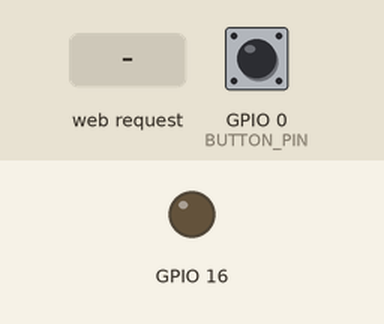
This program was run on a simulated ESP32-S3. Shown: output pins drawn as LEDs (lit = HIGH). The test bench sets the inputs (shaded band); at power-on: GPIO 0 (BUTTON_PIN) HIGH. What the program prints to the serial monitor is not drawn.

Above: at 1.2 s.
1.3 s: GPIO 0 (BUTTON_PIN) pulled LOW for 0.15 s
At 2.5 s:
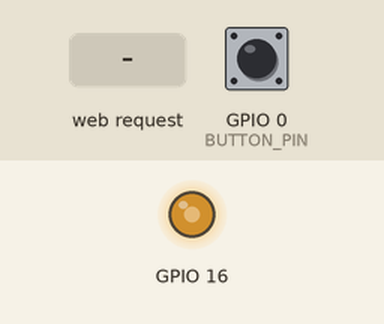
2.9 s: HTTP request GET /dimmer received
At 3.7 s:
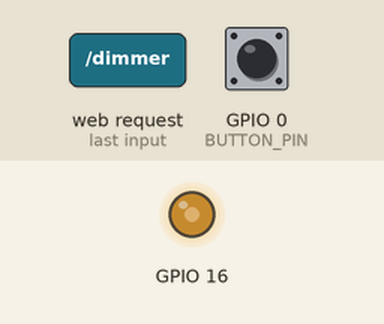
4.4 s: HTTP request GET /brighter received
At 4.8 s:
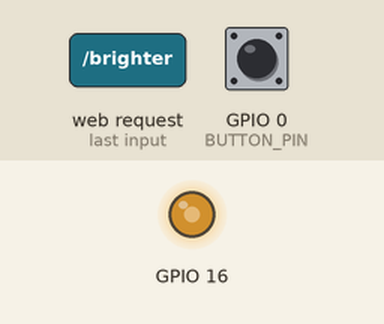
5.9 s: GPIO 0 (BUTTON_PIN) pulled LOW for 1 s
At 7.2 s:
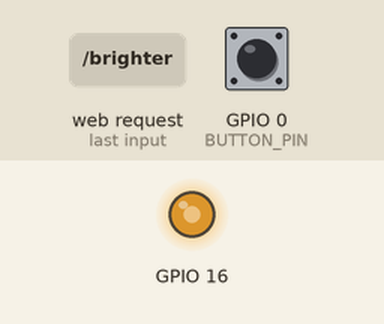
8.4 s: GPIO 0 (BUTTON_PIN) pulled LOW for 0.15 s
At 9.1 s:
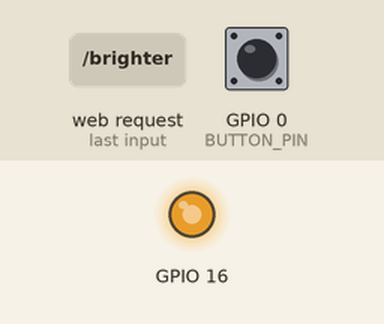
10.0 s: GPIO 0 (BUTTON_PIN) pulsed LOW 5 times (0.12 s each, 0.3 s apart)
At 12.4 s:
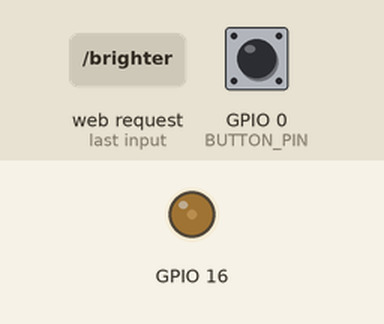
Timing chart, 0 to 13.9 s (numbered marks = the images above; inputs shaded):
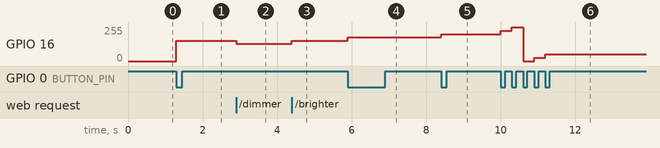

Measured:
- after the input at 1.3 s, GPIO 16: 0/255 → 152/255 at once
- after the input at 2.9 s, GPIO 16: 152/255 → 128/255 at once
- after the input at 4.4 s, GPIO 16: 128/255 → 152/255 at once
- after the input at 5.9 s, GPIO 16: 152/255 → 177/255 at once
- after the input at 8.4 s, GPIO 16: 177/255 → 202/255 at once
- after the input at 10.0 s, GPIO 16: 202/255 → 227/255 at once, → 252/255 0.30 s later, → 0/255 0.30 s later, → 25/255 0.30 s later, … (5 changes in this stretch)

The program:

main.cpp
```cpp
#include <Arduino.h>
#include <WiFi.h>

#include "led.h"
#include "web_server.h"

const char *SSID     = "ESP32_LED_Control";
const char *PASSWORD = "password123";

const int BUTTON_PIN = 0; // вбудована кнопка BOOT

const int DEBOUNCE_DELAY = 50; // мс

Led led(
  /* pin          */ 16,
  /* pwmChannel   */ 0,
  /* pwmFreq      */ 5000,
  /* pwmResolution*/ 8,
  /* brightnessStep*/ 25
);

volatile bool buttonFlag        = false;
unsigned long lastInterruptTime = 0;

void IRAM_ATTR handleButton()
{
  unsigned long now = millis();
  if (now - lastInterruptTime > DEBOUNCE_DELAY)
  {
    lastInterruptTime = now;
    led.cycle();
  }
}

void setup()
{
  Serial.begin(115200);

  pinMode(BUTTON_PIN, INPUT_PULLUP);
  attachInterrupt(digitalPinToInterrupt(BUTTON_PIN), handleButton, FALLING);

  led.begin();
  initWebServer(SSID, PASSWORD, &led);
}

void loop()
{
  webServerLoop();
}
```

led.cpp
```cpp
#include <Arduino.h>
#include "led.h"


Led::Led(int pin, int pwmChannel, int pwmFreq, int pwmResolution, int brightnessStep)
    : _pin(pin),
      _pwmChannel(pwmChannel),
      _pwmFreq(pwmFreq),
      _pwmResolution(pwmResolution),
      _brightnessStep(brightnessStep),
      _on(false),
      _brightness(128)
{
}

void Led::begin()
{
  ledcSetup(_pwmChannel, _pwmFreq, _pwmResolution);
  ledcAttachPin(_pin, _pwmChannel);
  apply();
}

void Led::on()      { _on = true;  apply(); }
void Led::off()     { _on = false; apply(); }

void Led::brighter()
{
  _brightness += _brightnessStep;
  apply();
}

void Led::dimmer()
{
  _brightness -= _brightnessStep;
  apply();
}

void Led::cycle()
{
  _brightness += _brightnessStep;
  if (_brightness > 255){
    _brightness = 0;
    _on = false;
  }

  if (!_on)
    _on = true;
  apply();
}

bool Led::isOn()          const { return _on; }
int  Led::getBrightness() const { return _brightness; }

void Led::apply()
{
  _brightness = constrain(_brightness, 0, 255);
  ledcWrite(_pwmChannel, _on ? _brightness : 0);
}
```

led.h
```cpp
#pragma once

class Led {
public:
  Led(int pin, int pwmChannel, int pwmFreq, int pwmResolution, int brightnessStep);

  void begin();
  void on();
  void off();
  void brighter();
  void dimmer();
  void cycle(); // збільшує яскравість по колу; вмикає LED якщо вимкнено

  bool isOn()         const;
  int  getBrightness() const;

private:
  void apply();

  volatile int _pin;
  volatile int _pwmChannel;
  volatile int _pwmFreq;
  volatile int _pwmResolution;
  volatile int _brightnessStep;
  volatile bool _on;
  volatile int  _brightness;
};
```

web_server.cpp
```cpp
#include <Arduino.h>
#include <WiFi.h>
#include <WebServer.h>

#include "web_server.h"

static WebServer server(80);
static Led *_led = nullptr;

static void handleRoot()
{
  String html = "<!DOCTYPE html><html><head>";
  html += "<meta charset='UTF-8'>";
  html += "<meta name='viewport' content='width=device-width, initial-scale=1.0'>";
  html += "<title>LED Control</title>";
  html += "<style>";
  html += "body{text-align:center;font-family:sans-serif;margin-top:50px;background:#1a1a2e;color:#eee;}";
  html += "h2{color:#e94560;}";
  html += ".btn{display:inline-block;padding:15px 40px;font-size:22px;font-weight:bold;";
  html += "color:white;text-decoration:none;margin:10px;border-radius:8px;}";
  html += ".on{background:#27ae60;} .off{background:#e74c3c;}";
  html += ".bright{background:#2980b9;} .dim{background:#8e44ad;}";
  html += ".status{font-size:18px;margin:20px;}";
  html += "</style></head><body>";
  html += "<h2>LED Control — ESP32-S3</h2>";
  html += "<div class='status'>State: <b>" + String(_led->isOn() ? "On" : "Off") + "</b></div>";
  html += "<div class='status'>Brightness: <b>" + String(map(_led->getBrightness(), 0, 255, 0, 100)) + "%</b></div>";
  html += "<br>";
  html += "<a href='/on'  class='btn on'>Turn On</a>";
  html += "<a href='/off' class='btn off'>Turn Off</a>";
  html += "<br><br>";
  html += "<a href='/brighter' class='btn bright'>+</a>";
  html += "<a href='/dimmer'   class='btn dim'>&#8722;</a>";
  html += "</body></html>";
  server.send(200, "text/html; charset=UTF-8", html);
}

static void handleOn()
{
  _led->on();
  server.sendHeader("Location", "/");
  server.send(303);
}

static void handleOff()
{
  _led->off();
  server.sendHeader("Location", "/");
  server.send(303);
}

static void handleBrighter()
{
  _led->brighter();
  server.sendHeader("Location", "/");
  server.send(303);
}

static void handleDimmer()
{
  _led->dimmer();
  server.sendHeader("Location", "/");
  server.send(303);
}

void initWebServer(const char *ssid, const char *password, Led *led)
{
  _led = led;

  WiFi.softAP(ssid, password);
  Serial.println("Access point started!");
  Serial.print("IP: ");
  Serial.println(WiFi.softAPIP()); // usually 192.168.4.1

  server.on("/",         handleRoot);
  server.on("/on",       handleOn);
  server.on("/off",      handleOff);
  server.on("/brighter", handleBrighter);
  server.on("/dimmer",   handleDimmer);
  server.begin();
  Serial.println("HTTP server started");
}

void webServerLoop()
{
  server.handleClient();
}
```

web_server.h
```cpp
#pragma once

#include "led.h"

void initWebServer(const char *ssid, const char *password, Led *led);
void webServerLoop();
```
